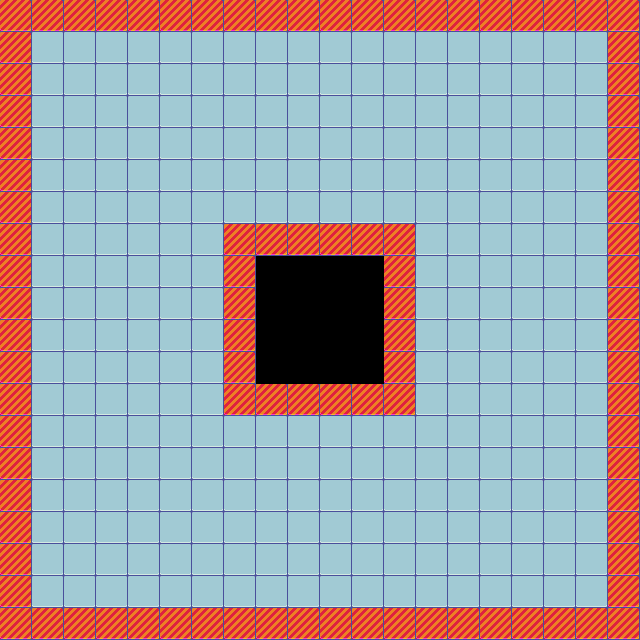

Tiled map render using the project's own tile images. Description and the map definition, with tile-layer contents summarised, below:
An orthogonal 20x20 tile map with 32x32 px tiles, 1 tile layer (main_map) and 2 objects (2x spawn_point).

<map version="2017.05.09" orientation="orthogonal" renderorder="right-down" width="20" height="20" tilewidth="32" tileheight="32" nextobjectid="17">
 <properties>
  <property name="tmx_identifier" value="tileset1" />
 </properties>
 <tileset firstgid="1" source="tileset1.tsx" />
 <layer name="main_map" width="20" height="20">
  <data>[400 cells, 384 non-empty, 2 distinct tile ids]</data>
 </layer>
 <objectgroup name="main_objects">
  <object id="12" name="spawn_point_p1" type="spawn_point" x="175" y="174">
   <ellipse />
  </object>
  <object id="13" name="spawn_point_p2" type="spawn_point" x="464" y="462">
   <ellipse />
  </object>
 </objectgroup>
</map>